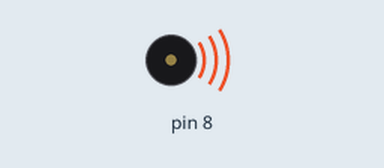
Recording of a sketch running on a simulated Arduino Uno, built with avr-gcc and run on an emulated ATmega328P. Parts: buzzer (waves = sounding).

Above: at 0.25 s.
At 0.6 s:
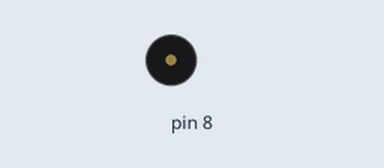
Timing chart, 0 to 2.1 s (numbered marks = the images above):
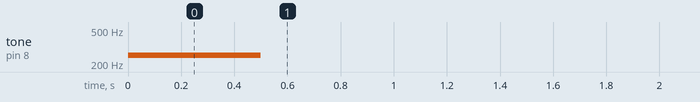

Measured:
- by itself, tone on pin 8: silent → 254 Hz at 0.00 s, → silent 0.50 s later

The sketch:

Altavoz.ino
```cpp
#include "pitches.h"

void setup() {
  tone(8, 254, 500);
}

void loop() {
}
```
